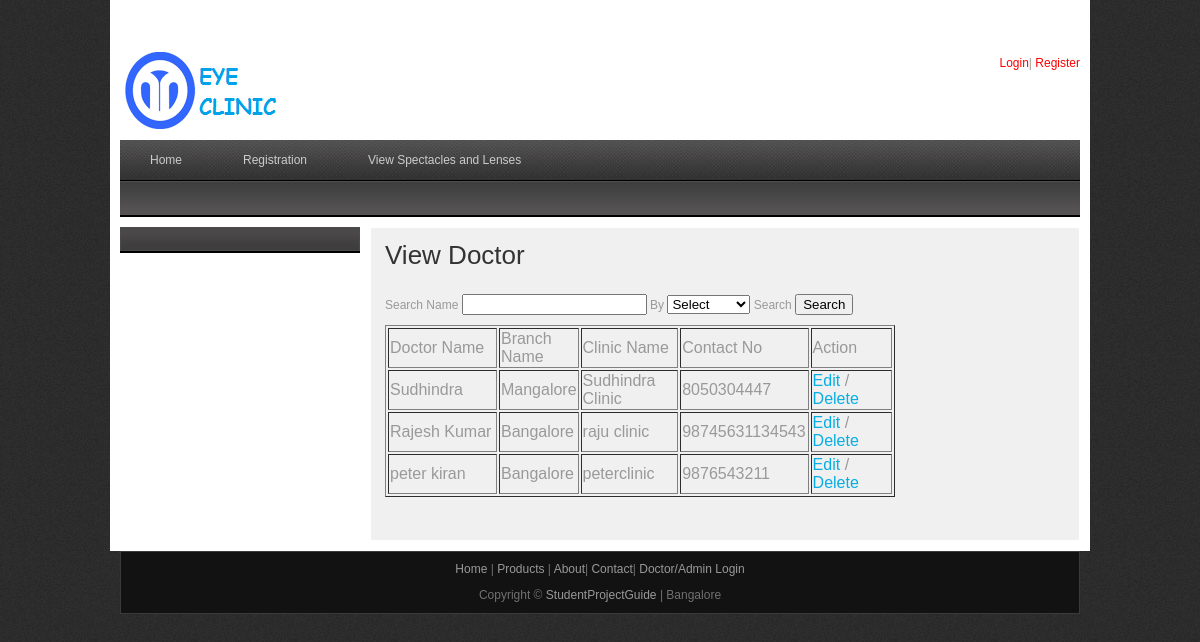
Page /eyeclinic/viewdoctor.php on the committed database.
### tables this page shows
CREATE TABLE `doctor` (
  `doc_id` int(10) NOT NULL,
  `branch_id` int(10) NOT NULL,
  `doc_name` varchar(25) NOT NULL,
  `clinic_name` varchar(25) NOT NULL,
  `email_id` varchar(25) NOT NULL,
  `phone` varchar(25) NOT NULL,
  `mobile` varchar(25) NOT NULL,
  `login_id` varchar(25) NOT NULL,
  `password` varchar(25) NOT NULL,
  `created_at` date NOT NULL,
  `last_login` datetime NOT NULL
);

CREATE TABLE `branch` (
  `branch_id` int(10) NOT NULL,
  `branch_name` varchar(30) NOT NULL,
  `description` varchar(50) NOT NULL
);

### eyeclinic/viewdoctor.php (the view, shortened to what this page needs)
<?php
include("includes/header.php");
include("includes/conn.php");
if(isset($_POST[search]))
{
	if($_POST[group] == "Name")
	{
	$resultd = mysqli_query($con,"SELECT * FROM  doctor WHERE  doc_name LIKE  '%$_POST[docname]%'");
	}
	else if($_POST[group] == "Doctor ID")
	{
	$resultd = mysqli_query($con,"SELECT * FROM  doctor WHERE doc_id LIKE '$_POST[docname]'");
	}
	else if($_POST[group] == "Mobile No")
	{
	$resultd = mysqli_query($con,"SELECT * FROM  doctor WHERE mobile LIKE '$_POST[docname]'");
	}
}
else if($_GET[act] =="delete")
{
	mysqli_query($con,"DELETE FROM doctor where doc_id='$_GET[docid]'");
	if(mysqli_affected_rows($con) == 1 )
	{
		$rcsucc = "Doctor record deleted successfully...";
	}
}
else
{
	$resultd = mysqli_query($con,"SELECT * FROM doctor");
}
?>
    <div id="templatemo_main">
   		<div id="sidebar" class="float_l">
        	<div class="sidebar_box"><span class="bottom"></span>
            </div>
   		</div>
        <div id="content" class="float_r">
          <h2>View Doctor</h2>
          <form id="form1" name="form1" method="post" action="" onSubmit="return validation()">
            <p>
              <label for="docname">Search Name</label>
            <input type="text" name="docname" id="docname" />
            <label for="group">By</label>
<select name="group" id="group">
  <option value="">Select</option>
</select>
            Search
            <input type="submit" name="search" id="search" value="Search" />
            </p>
            <table width="510" border="1">
          <tr>
                <td width="155">Doctor Name</td>
                <td width="75">Branch Name</td>
                <td width="126">Clinic Name</td>
                <td width="126">Contact No</td>
                <td width="126">Action</td>
          </tr>
              <?php
           	while($row = mysqli_fetch_array($resultd))
  {
  echo "<tr>";
  echo "<td>" . $row['doc_name'] . "</td>";
  $selbr= mysqli_query($con,"SELECT * FROM branch where branch_id = '$row[branch_id]'");
  $recbr = mysqli_fetch_array($selbr);
  echo "<td>" . $recbr[branch_name] . "</td>";
  echo "<td>" . $row['clinic_name'] . "</td>";
  echo "<td>" . $row['mobile'] . "</td>";
  echo "<td><a href='updatedoctor.php?docid=$row[doc_id]'>Edit</a> / <a href='viewdoctor.php?docid=$row[doc_id]&act=delete'>Delete</a></a></td>";
  echo "</tr>";
  }
?>
            </table>
            <p>&nbsp;</p>
          </form>
</div>
  </div>
    </div>
    <?php
include("includes/footer.php");
?>

### eyeclinic/css/templatemo_style.css (style rules this page uses)
body { margin: 0; padding: 0; color: #999; font-family: Tahoma, Geneva, sans-serif; font-size: 12px; line-height: 1.4em; background-color: #2e2e2e; background-repeat: repeat; background-image: url(../images/templatemo_body.jpg) }
a, a:link, a:visited { color: #08aee3; font-weight: normal; text-decoration: none; }
p { margin: 0 0 10px 0; padding: 0; }
h1, h2, h3, h4, h5, h6 { color: #333; font-weight: normal; }
h2 { font-size: 26px; margin: 0 0 25px; padding: 5px 0; }
.float_l { float: left }
.float_r { float: right }
#templatemo_main { width: 100%; margin-bottom: 10px; }
#content { width: 680px; background: #f0f0f0; border: 1px solid #fff; padding: 14px; }
#sidebar { width: 240px }
.sidebar_box { position: relative; background: #4c4a4a; margin-bottom: 36px; }
.sidebar_box span.bottom { position: absolute; bottom: -26px; left: 0; width: 240px; height: 26px; background: url(../images/templatemo_sidebar_bottom.jpg) }

### rows in the picture
doctor: doc_name "Sudhindra", branch.branch_name "Mangalore", clinic_name "Sudhindra Clinic", mobile "8050304447"
doctor: doc_name "Rajesh Kumar", branch.branch_name "Bangalore", clinic_name "raju clinic", mobile "98745631134543"
doctor: doc_name "peter kiran", branch.branch_name "Bangalore", clinic_name "peterclinic", mobile "9876543211"
